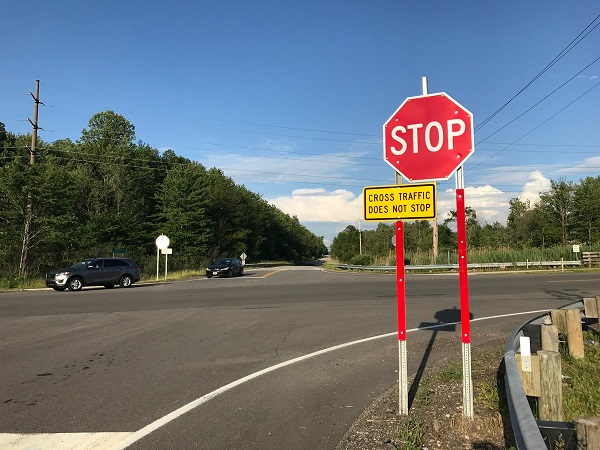
#> input picture exercise 4/1.png, 600 x 450 px
$ python 1.py
#> lines starting #> are read from the running program, lines starting #| are printed output that depends on the picture
import cv2
import matplotlib.pyplot as plt
import numpy as np

img = cv2.imread('1.png',1)
#> img is the input picture: shape (450, 600, 3); mean B, G, R 119.5, 114.2, 107
imgcopy = cv2.imread('1.png',1)

h , w , ch = img.shape
#> h = 450; w = 600; ch = 3
width = 7
width = np.array([width//2,width//2,width//2])
a = [220,50,70]
red = np.array(a)
c = [0,0,0]
con = np.array(c)
for i in range(h):
    for j in range(w):
        con[0] = (np.subtract(red[0],img[i][j][2]))
        con[1] = (np.subtract(red[1],img[i][j][1]))
        con[2] = (np.subtract(red[2],img[i][j][0]))
        if ((abs(con)) > width).all() :
            img[i][j] = [128,128,128]
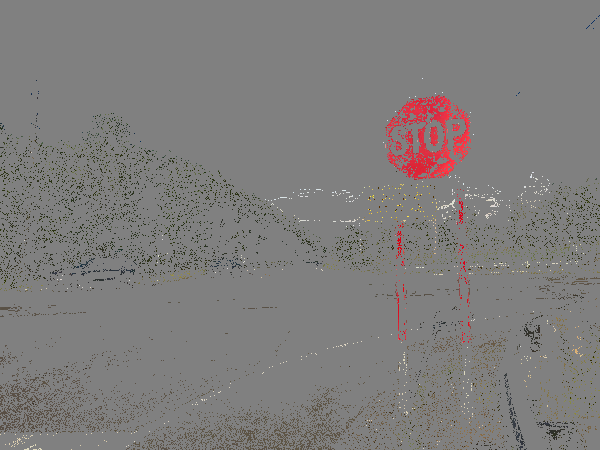
#> img: shape (450, 600, 3); mean B, G, R 123.8, 124.7, 127.1
#> after the loop, con = [85, -65, -10]

#Show images
f, subplt1 = plt.subplots(1,2,figsize=(10,10))
subplt1[0].imshow(cv2.cvtColor(imgcopy, cv2.COLOR_BGR2RGB))
subplt1[0].set_title("Original image")
subplt1[1].imshow(cv2.cvtColor(img, cv2.COLOR_BGR2RGB))
subplt1[1].set_title("Cube Mask")
plt.show()
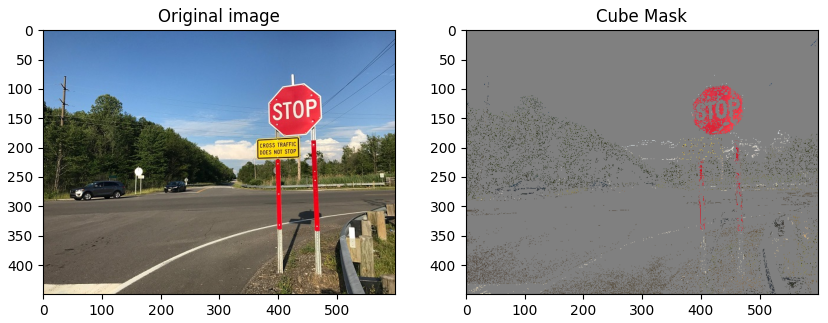
#> figure drawn by matplotlib, 2 panels

$ run again, with exercise 4/2.png copied over exercise 4/1.png
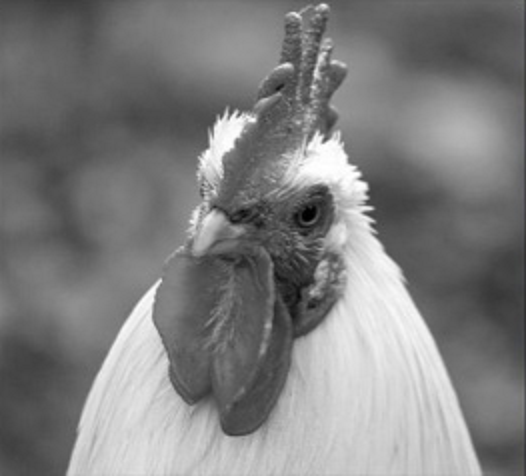
#> input picture exercise 4/2.png, 526 x 476 px
#> img is the input picture: shape (476, 526, 3); mean B, G, R 127, 127, 127
#> after the loop `for i in range(h):`:
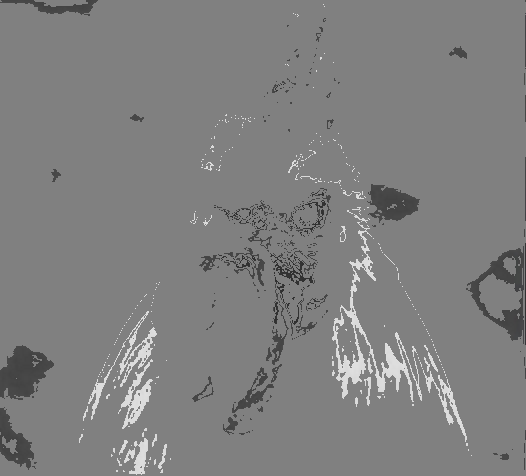
#> img: shape (476, 526, 3); mean B, G, R 127.7, 127.7, 127.7
#> after the loop `for i in range(h):`: con = [154, -14, 5]
#> `plt.show()`:
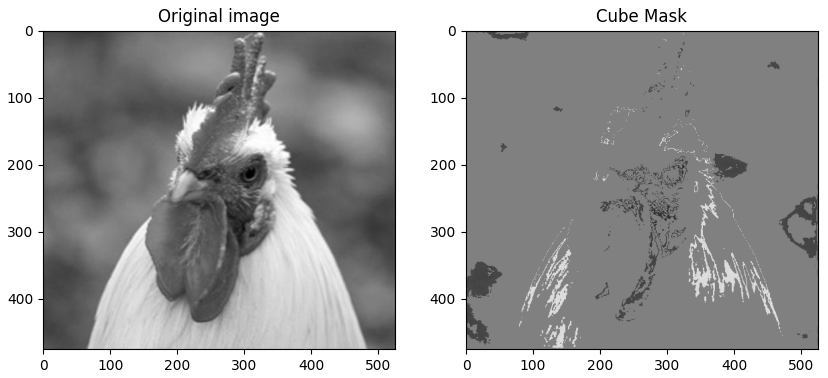
#> figure drawn by matplotlib, 2 panels
